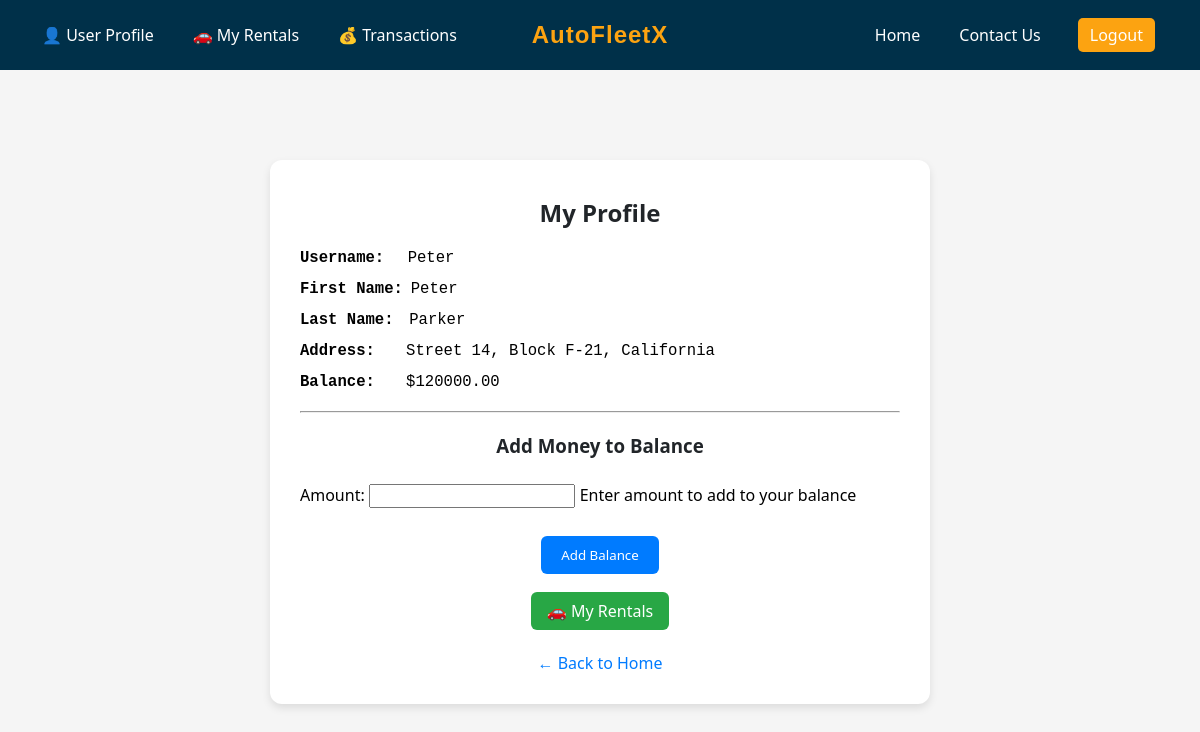
The page /profile/ (signed in) on the database as committed earlier.
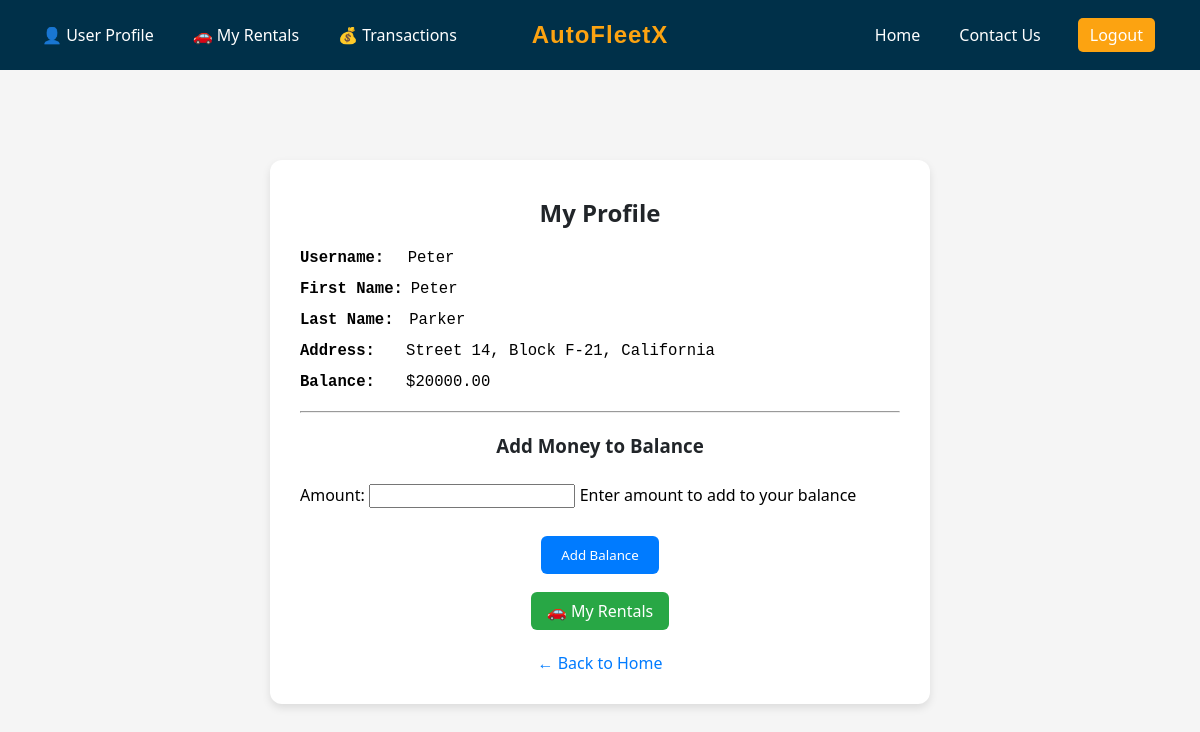
The same page on the database as committed later.
### main_app/models.py (models this page shows, shortened)
class CustomUser(AbstractUser):
    balance = models.DecimalField(
        max_digits=10,
        decimal_places=2,
        default=0.00,
        validators=[MinValueValidator(0.0)]
    )
    address = models.TextField(blank=True, null=True)

### main_app/views.py (the view)
# urls.py: path('profile/', views.profile_view, name='profile'),
@login_required
def profile_view(request):
    user = request.user
    if request.method == 'POST':
        form = AddBalanceForm(request.POST)
        if form.is_valid():
            amount = form.cleaned_data['amount']
            try:
                user.add_balance(amount)
                Transaction.objects.create(
                    user=user,
                    amount=amount,
                    transaction_type='ADD',
                    description='Added to wallet'
                )
                messages.success(request, f'${amount} added to your balance',extra_tags="amount-added-to-wallet")
                return redirect('profile')
            except ValueError as e:
                messages.error(request, str(e))
    else:
        form = AddBalanceForm()
    context = {
        'user': user,
        'form': form
    }
    return render(request, 'main_app/profile.html', context)

### main_app/forms.py
class AddBalanceForm(forms.Form):  # for profile_view (when user wants to add balance)
    amount = forms.DecimalField(
        max_digits=10,
        decimal_places=None,
        min_value=1,
        help_text='Enter amount to add to your balance'
    )

### main_app/templates/main_app/profile.html (shortened to what this page needs)
{% extends 'base.html' %}
{% block content %}
{% load static %}
<!DOCTYPE html>
<html lang="en">
<head>
    <link rel="stylesheet" href="{% static 'styles/style.css' %}">
</head>
<body style="background-color: #f5f5f5; font-family: Arial, sans-serif;">
    <div style="max-width: 600px; margin: 50px auto; background: #ffffff; padding: 30px; border-radius: 12px; box-shadow: 0 4px 8px rgba(0,0,0,0.1);">
        {% if user.is_superuser %}
                <h2 style="text-align: center; margin-bottom: 20px; color: #212529;">Admin Profile</h2>
        {% else %}
                <h2 style="text-align: center; margin-bottom: 20px; color: #212529;">My Profile</h2>
        {% endif %}
        <div style="margin-bottom: 20px;">
          {% if user.is_superuser %}
            <pre><big><strong>Admin   :</strong></big>   <big>{{ user.username }}</big></pre>
            <pre><big><strong>Balance :</strong></big>    <big>${{ user.balance }}</big></pre>
          {% else %}
            <pre><big><strong>Username:</strong></big>   <big>{{ user.username }}</big></pre>
            <pre><big><strong>First Name:</strong></big> <big>{{ user.first_name }}</big></pre>
            <pre><big><strong>Last Name:</strong></big>  <big>{{ user.last_name }}</big></pre>
            <pre><big><strong>Address:</strong></big>    <big>{{ user.address }}</big></pre>
            <pre><big><strong>Balance:</strong></big>    <big>${{ user.balance }}</big></pre>
          {% endif %}
        </div>
        <hr style="margin: 20px 0;">
        <h3 style="text-align: center; color: #212529;">Add Money to Balance</h3>
        <form method="POST" style="margin-top: 20px;">
            {{ form.as_p }}
            <div style="text-align: center;">
                <button type="submit" style="background-color: #007BFF; color: white; padding: 10px 20px; border: none; border-radius: 6px; cursor: pointer;">
                    Add Balance
                </button>
            </div>
        </form>
        {% if not user.is_superuser %}
            <div style="text-align: center; margin-top: 20px;">
                <a href="{% url 'rental_history' %}" style="background-color: #28a745; color: white; padding: 8px 16px; border-radius: 6px; text-decoration: none; font-weight: 500;">
                    🚗 My Rentals
                </a>
            </div>
        {% endif %}
        <div style="text-align: center; margin-top: 30px;">
            <a href="{% url 'home' %}" style="color: #007BFF; text-decoration: none;">&larr; Back to Home</a>
        </div>
    </div>
</body>
</html>
{% endblock %}

Rows that differ between the two databases and show on the page:
changed CustomUser "Peter": balance "120000.00" → "20000.00"
